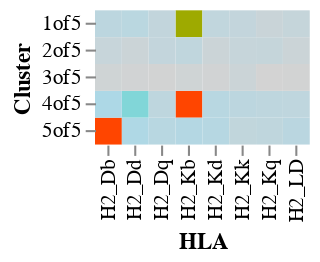

Source (notebook cell):
### Code cell
import altair as alt

threshold = 0.5  # Set your threshold value

chart = alt.Chart(df).mark_rect().encode(
    alt.X("HLA:O").title("HLA"),
    alt.Y("Cluster:O").title("Cluster"),
    alt.Color(
        "Correlation",
        scale=alt.Scale(
            domain=[df["Correlation"].min(), threshold, df["Correlation"].max()],
            range=["#d3d3d3", "#add8e6", "#ff4500"],  # Low values fade, high values bright
        ),
        legend=None
    ),
    tooltip=[
        alt.Tooltip("HLA", title="HLA"),
        alt.Tooltip("Cluster", title="Cluster"),
        alt.Tooltip("Correlation", title="Correlation"),
    ],
).configure_view(
    step=13,
    strokeWidth=0
).configure_axis(
    domain=False
)

chart

### Figure 1 — Vega-Lite specification as saved in the notebook (floating-point values rounded to 4 significant figures)
{"config": {"view": {"continuousWidth": 300, "continuousHeight": 300, "step": 13, "strokeWidth": 0}, "axis": {"domain": false}}, "data": {"name": "data-2c655970346a01ff41be88210ea4b549"}, "mark": {"type": "rect"}, "encoding": {"color": {"field": "Correlation", "legend": null, "scale": {"domain": [-0.05, 0.5, 0.87], "range": ["#d3d3d3", "#add8e6", "#ff4500"]}, "type": "quantitative"}, "tooltip": [{"field": "HLA", "title": "HLA", "type": "nominal"}, {"field": "Cluster", "title": "Cluster", "type": "nominal"}, {"field": "Correlation", "title": "Correlation", "type": "quantitative"}], "x": {"field": "HLA", "title": "HLA", "type": "ordinal"}, "y": {"field": "Cluster", "title": "Cluster", "type": "ordinal"}}, "$schema": "https://vega.github.io/schema/vega-lite/v5.20.1.json", "datasets": {"data-2c655970346a01ff41be88210ea4b549": [{"Cluster": "5of5", "HLA": "H2_Db", "Correlation": 0.87}, {"Cluster": "4of5", "HLA": "H2_Kb", "Correlation": 0.87}, {"Cluster": "1of5", "HLA": "H2_Kb", "Correlation": 0.75}, {"Cluster": "4of5", "HLA": "H2_Dd", "Correlation": 0.55}, {"Cluster": "4of5", "HLA": "H2_Db", "Correlation": 0.5}, {"Cluster": "5of5", "HLA": "H2_Dd", "Correlation": 0.47}, {"Cluster": "5of5", "HLA": "H2_Kb", "Correlation": 0.41}, {"Cluster": "5of5", "HLA": "H2_Kd", "Correlation": 0.38}, {"Cluster": "4of5", "HLA": "H2_Kd", "Correlation": 0.35}, {"Cluster": "5of5", "HLA": "H2_Dq", "Correlation": 0.35}, {"Cluster": "1of5", "HLA": "H2_Dd", "Correlation": 0.33}, {"Cluster": "5of5", "HLA": "H2_LD", "Correlation": 0.32}, {"Cluster": "4of5", "HLA": "H2_Kk", "Correlation": 0.3}, {"Cluster": "1of5", "HLA": "H2_Db", "Correlation": 0.3}, {"Cluster": "4of5", "HLA": "H2_Dq", "Correlation": 0.27}, {"Cluster": "4of5", "HLA": "H2_Kq", "Correlation": 0.27}, {"Cluster": "4of5", "HLA": "H2_LD", "Correlation": 0.26}, {"Cluster": "5of5", "HLA": "H2_Kq", "Correlation": 0.25}, {"Cluster": "2of5", "HLA": "H2_Kb", "Correlation": 0.24}, {"Cluster": "1of5", "HLA": "H2_Kd", "Correlation": 0.23}, {"Cluster": "5of5", "HLA": "H2_Kk", "Correlation": 0.22}, {"Cluster": "1of5", "HLA": "H2_Dq", "Correlation": 0.21}, {"Cluster": "2of5", "HLA": "H2_Dq", "Correlation": 0.2}, {"Cluster": "1of5", "HLA": "H2_Kk", "Correlation": 0.2}, {"Cluster": "1of5", "HLA": "H2_LD", "Correlation": 0.16}, {"Cluster": "2of5", "HLA": "H2_Kq", "Correlation": 0.16}, {"Cluster": "2of5", "HLA": "H2_Kk", "Correlation": 0.15}, {"Cluster": "2of5", "HLA": "H2_Db", "Correlation": 0.14}, {"Cluster": "1of5", "HLA": "H2_Kq", "Correlation": 0.1}, {"Cluster": "3of5", "HLA": "H2_Kk", "Correlation": 0.08}, {"Cluster": "2of5", "HLA": "H2_Kd", "Correlation": 0.08}, {"Cluster": "2of5", "HLA": "H2_Dd", "Correlation": 0.08}, {"Cluster": "2of5", "HLA": "H2_LD", "Correlation": 0.07}, {"Cluster": "3of5", "HLA": "H2_Db", "Correlation": 0.02}, {"Cluster": "3of5", "HLA": "H2_Kb", "Correlation": 0.02}, {"Cluster": "3of5", "HLA": "H2_Kd", "Correlation": -0.02}, {"Cluster": "3of5", "HLA": "H2_Dd", "Correlation": -0.02}, {"Cluster": "3of5", "HLA": "H2_Dq", "Correlation": -0.04}, {"Cluster": "3of5", "HLA": "H2_LD", "Correlation": -0.04}, {"Cluster": "3of5", "HLA": "H2_Kq", "Correlation": -0.05}]}}
